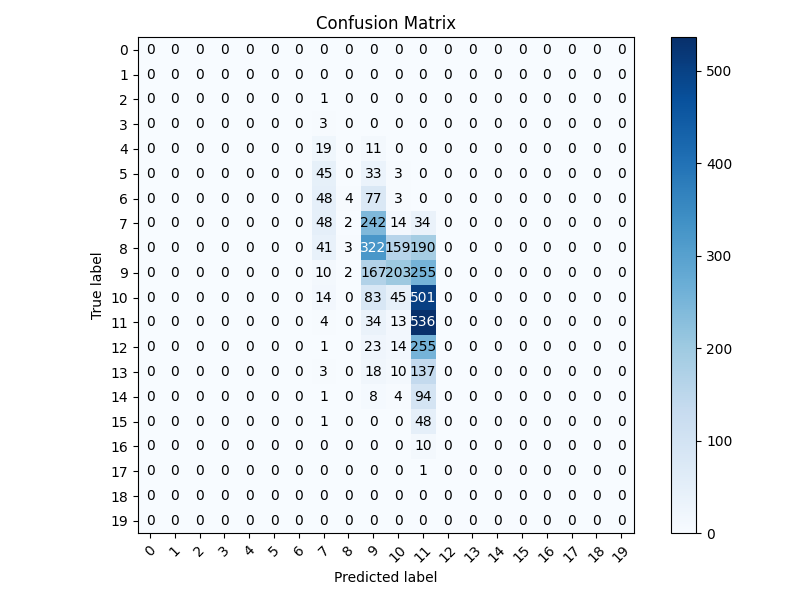

Python code for this plot:
import matplotlib.pyplot as plt
import numpy as np

class Confusion_matrix:
    def __init__(self, num_classes):
        self.num_classes = num_classes
        self.matrix = [[0 for _ in range(num_classes)] for _ in range(num_classes)]

    def update(self, true_labels, pred_labels):
        for t, p in zip(true_labels, pred_labels):
            self.matrix[t][p] += 1

    def compute(self):
        return self.matrix

    def print_matrix(self, class_names=None, figsize=(8, 6), cmap="Blues", save_path=None):
        """Display the confusion matrix as a heatmap plot."""
        matrix = np.array(self.matrix)
        plt.figure(figsize=figsize)
        im = plt.imshow(matrix, interpolation='nearest', cmap=cmap)
        plt.title("Confusion Matrix")
        plt.colorbar(im)
        tick_marks = np.arange(self.num_classes)
        if class_names is None:
            class_names = [str(i) for i in range(self.num_classes)]
        plt.xticks(tick_marks, class_names, rotation=45)
        plt.yticks(tick_marks, class_names)
        plt.ylabel('True label')
        plt.xlabel('Predicted label')

        # Annotate each cell with the count
        thresh = matrix.max() / 2.
        for i in range(matrix.shape[0]):
            for j in range(matrix.shape[1]):
                plt.text(j, i, format(matrix[i, j], 'd'),
                         ha="center", va="center",
                         color="white" if matrix[i, j] > thresh else "black")
        plt.tight_layout()
        if save_path:
            plt.savefig(save_path)
            print(f"Confusion matrix plot saved to {save_path}")
        else:
            plt.show()
        plt.close()

    def accuracy(self):
        correct = 0
        total = 0
        for i in range(self.num_classes):
            correct += self.matrix[i][i]
            total += sum(self.matrix[i])
        return correct / total if total > 0 else 0
    def precision(self):
        precision = []
        for i in range(self.num_classes):
            tp = self.matrix[i][i]
            fp = sum(self.matrix[j][i] for j in range(self.num_classes) if j != i)
            precision.append(tp / (tp + fp) if (tp + fp) > 0 else 0)
        return precision
    def recall(self):
        recall = []
        for i in range(self.num_classes):
            tp = self.matrix[i][i]
            fn = sum(self.matrix[i][j] for j in range(self.num_classes) if j != i)
            recall.append(tp / (tp + fn) if (tp + fn) > 0 else 0)
        return recall
    def f1_score(self):
        precision = self.precision()
        recall = self.recall()
        f1_scores = []
        for i in range(self.num_classes):
            if precision[i] + recall[i] > 0:
                f1_scores.append(2 * (precision[i] * recall[i]) / (precision[i] + recall[i]))
            else:
                f1_scores.append(0)
        return f1_scores
    def print_metrics(self):
        accuracy = self.accuracy()
        precision = self.precision()
        recall = self.recall()
        f1_scores = self.f1_score()

        print("Metrics:")
        print(f"Accuracy: {accuracy:.4f}")
        for i in range(self.num_classes):
            print(f"Class {i}:")
            print(f"\tPrecision: {precision[i]:.4f}")
            print(f"\tRecall: {recall[i]:.4f}")
            print(f"\tF1 Score: {f1_scores[i]:.4f}")
        print()
